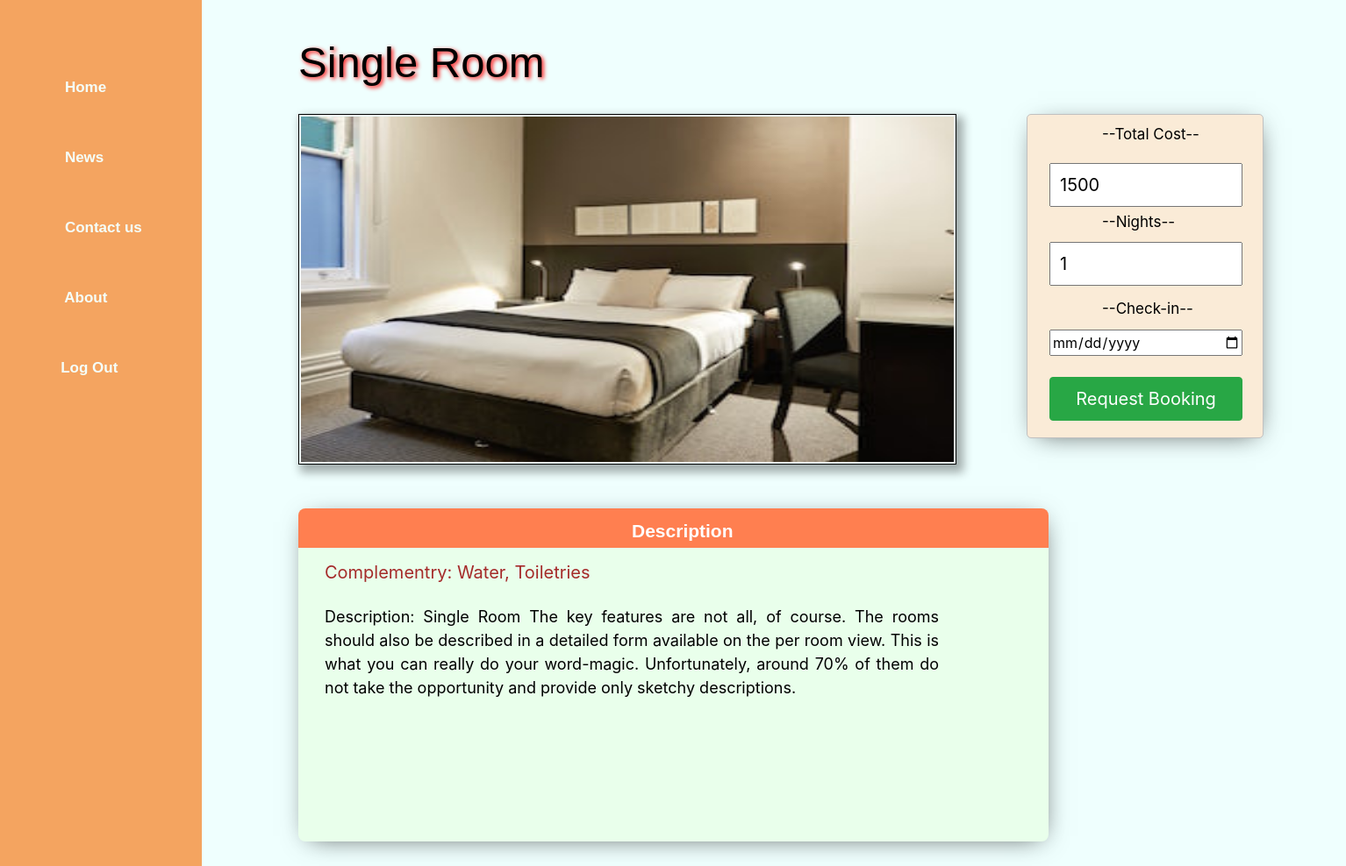
/views/rmdetails.php?id=5&CusId=1 (signed in), run on the app's committed database.
### tables this page shows
CREATE TABLE `roomlist` (
  `id` int(50) NOT NULL,
  `roomname` varchar(500) NOT NULL,
  `type` varchar(500) NOT NULL,
  `size` varchar(500) NOT NULL,
  `floor` varchar(500) NOT NULL,
  `price` int(50) NOT NULL,
  `pic` varchar(500) NOT NULL,
  `Complementary` varchar(5000) NOT NULL,
  `description` varchar(5000) NOT NULL
);

### model/db_connect.php (called while the page is built, shortened)
<?php
	 $serverName="localhost";
	 $userName="root";
	 $dbName="hotelmng";
	 $password="";
	function get($query)
	{
		global $serverName;
		global $userName;
		global $password;
		global $dbName;
		$conn = mysqli_connect( $serverName, $userName, $password, $dbName);
		$result=mysqli_query($conn,$query);
		return $result;
	}
?>

### views/rmdetails.php (the view, shortened to what this page needs)
<?php
		if(isset($_SESSION['loggedinuser']) || isset($_SESSION['regiuser']))
    	{
?>
<!DOCTYPE html>
<html>
<head>
	<link rel="stylesheet" href="style/style.css">
	<link rel="stylesheet" href="style/sty.css">
	<link rel="stylesheet" href="https://stackpath.bootstrapcdn.com/bootstrap/4.5.2/css/bootstrap.min.css">
</head>
<body style="background-color: #EFFFFE;">
	<?php
	require "../model/db_connect.php";
		$nm = null;
		if(isset($_GET['id'])){
			$nm = $_GET['id'];
		}
		$qr = "SELECT * FROM roomlist WHERE id=$nm";
		$r = get($qr);
		$room = mysqli_fetch_array($r);
	?>
<form method="post">
	<div class="roomdethead">
		<p><?php echo "$room[roomname]"; ?></p>
	</div>
	<div style="position: absolute; left:340px;top:130px">
		<img src= '<?php echo "$room[pic]"; ?>' width='750px;' height='400px;' class='roomdetpic'>
	</div>
		<div class="outer-box"  id="detbox">
		<div class="header-box" id="detinbox">
			<strong class="header-text" style="left:380px;"> Description &nbsp &nbsp  </strong> <br><br>
			<br><p class="complement">Complementry: <?php echo "$room[Complementary]"; ?></p><br><br><br>
			<p class="desc">Description: <?php echo "$room[description]"; ?> </p>
			<br><br>
			</div>
		</div>
 <div style="position: absolute; top:130px">
<div style="position: relative; height:370px; width:270px; background-color:#FAEBD7; top:0px; left:1170px; border: 1px solid #C0C0C0; border-radius: 5px;  box-shadow: 2px 5px 28px -11px rgba(0,0,0,0.75);">
       <div style="position: relative;left:85px; color:#000;  font-size: 17px; top:10px">--Total Cost--</div>  <br>
       <input id="cost" value="<?php echo "$room[price]"; ?>" type="text" name="cos" style="position: relative; height:50px; padding:10px; width:220px;margin:5px 25px;  font-size: 20px;">
        <div style="position: relative;left:85px; color:#000;  font-size: 17px; top:-0px">--Nights--</div>
        <input type="number" name="qua" id="quan" value=1 min="0" max="40" step="1" style="position: relative; top:10px; left:25px; height: 50px; padding:10px; font-size: 20px; width:220px;"><br><br>
          <div style="position: relative;left:85px; color:#000;  font-size: 17px; top:-0px">--Check-in--</div>
         <input type="date" id="dt" name="date"><br><br>
        <input type="submit" name="submit" value="Request Booking" class="btn btn-success" style="position: relative; height:50px; width:220px;margin:10px 25px;  font-size: 20px;">
    </div>
</div>
</form>
	 <div class="Sidenav">
         <nav>
            <ul>
                 <li><a class="" href=""></a></li>
               <li><a class="active" href="hos.php"> &nbsp &nbsp Home</a></li>
               <li><a href="#"> &nbsp &nbsp News</a></li>
               <li><a href="#"> &nbsp &nbsp Contact us</a></li>
               <li><a href="#"> &nbsp &nbsp About</a></li>
               <li><a href="Logout.php"> &nbsp &nbspLog Out</a></li>
            </ul>
         </nav>
      </div>
</body>
</html>
<?php
	}
	else{
		echo("<script>location.href = 'Login.php'</script>");
    	}
?>

### views/style/style.css (style rules this page uses)
.Sidenav { position:absolute; top:0px; left: 0px; width:15%; height:1500px; box-sizing: border-box; background:#F4A460; opacity:1; padding-left: 10px; padding-right: 10px; }
.Sidenav ul { list-style:none; position: relative; top: -100px; }
.Sidenav ul li a { line-height:80px; color:#F5FFFA; padding:5px; text-decoration:none; font-family: sans-serif; font-size:17px; font-weight:bold; }

### views/style/sty.css (style rules this page uses)
body { background-color: #EFFFFE; overflow-x: hidden; }
.outer-box { position: relative; top:55px; left:80px; background-color: #E9FFEB; width:255px; height:180px; border-radius: 8px; box-shadow: 2px 5px 28px -11px rgba(0,0,0,0.75); }
#detbox { position: absolute; left: 340px; top: 580px; width:855px; height:380px; }
.header-box { position: absolute; background-color: #FF7F50; width:255px; height:45px; border-top-left-radius:8px; border-top-right-radius:8px; }
#detinbox { width:855px; }
.header-text { color:#fff; font-family:arial; position: absolute; left:75px; top:10px; font-size: 21px }
.roomdethead { position: absolute; left:340px; top:35px; font-family:arial; color:#000; font-size: 49px; text-shadow: 2px 2px 5px red; }
.roomdetpic { border:solid black 1px; padding:2px; float:left; margin-right:10px; margin-bottom:5px; box-shadow: 5px 6px 10px 3px rgba(0,0,0,0.33); }
.complement { font-size: 20px; position: absolute; top: 58px; left: 30px; color: #A52A2A; }
.desc { font-size: 18px; position: absolute; top: 110px; left: 30px; color: #000; width: 700px; text-align: justify; }
#dt { position: relative; left: 25px; top: 10px; width: 220px; }

### data on the page
roomlist: roomname "Single Room", pic (picture), Complementary "Water, Toiletries", description "Single Room The key features are not all, of course. The rooms should also be described in a detailed form available on the per room view. This is what you can really do your word-magic. Unfortunately, around 70% of them do not take the opportunity and provide only sketchy descriptions.", cos "1500"
